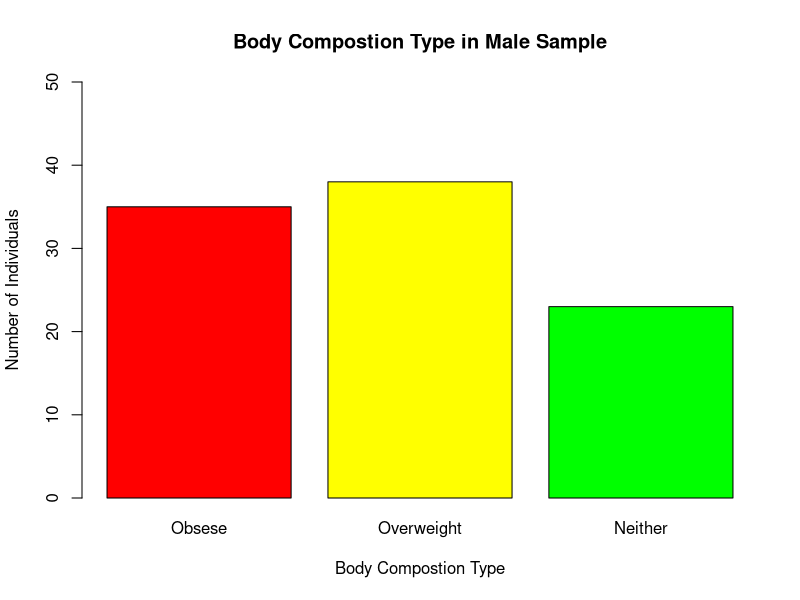

Reproduce this figure in R.
###################
# HMK 1-QUESTION 3 - STAT 3201(DONGES)
# HARSHIL PATEL, 09/15/2018   
###################

#set working directory
setwd("C:/Users/offic/OneDrive - The Ohio State University/data analytics/R programming Files/hmk1")

yvalues_pop<-c(82,81,47)
yvalues_female<-c(47,43,24)
yvalues_male<-c(35,38,23)
names(yvalues_pop)<-c("Obsese","Overweight","Neither")
names(yvalues_female)<-c("Obsese","Overweight","Neither")
names(yvalues_male)<-c("Obsese","Overweight","Neither")

barplot(yvalues_male, 
        main="Body Compostion Type in Male Sample",
        xlab="Body Compostion Type", 
        ylab="Number of Individuals",
        col = c("red","yellow","green"),
        ylim=c(0,50))


